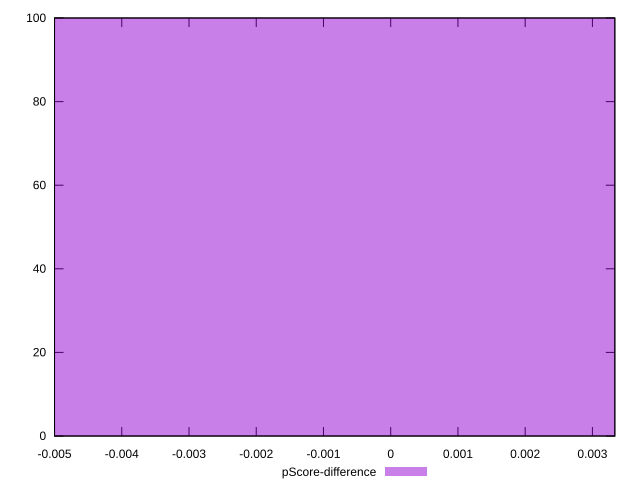

Here is the gnuplot script that generated this plot:
reset

$pScoreDifference <<EOF
0 100
EOF

set key outside below
set boxwidth 0.1
set xrange [-0.0050000000000000044:0.0033333333333332993]
set yrange [0:100]
set trange [0:100]
set style fill transparent solid 0.5 noborder
set terminal svg size 640, 490 enhanced background rgb 'white'
set output "report/report_00029_2021-02-24T13-36-40.390Z/unused-css-rules/samples/agenda/pScore-difference/histogram.svg"

plot $pScoreDifference title "pScore-difference" with boxes

reset
